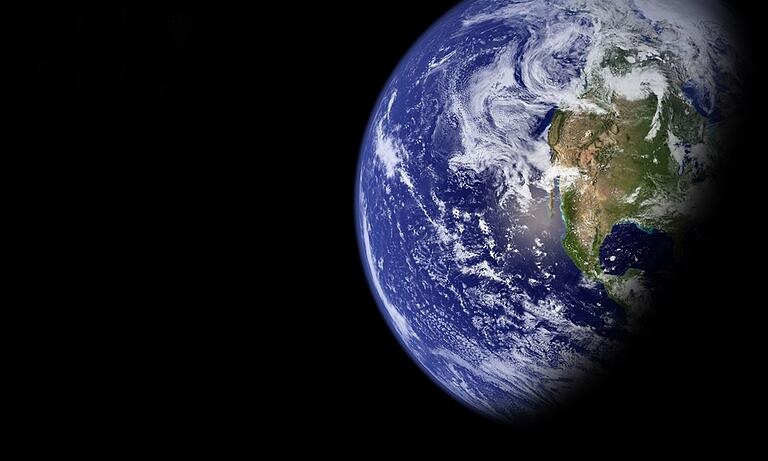
#> input picture img/tierra.jfif, 768 x 461 px
$ jupyter execute --allow-errors Wet_in_wet2.ipynb   (shell and % lines are left out)   (older library calls are emulated)
#> lines starting #> are read from the running program, lines starting #| are printed output that depends on the picture; after the words box and inside, x2 and y2 are one past the last pixel; in counts of white or black regions, pixels touching at a corner belong together
#> further down, src is the input picture: shape (461, 768, 3); mean B, G, R 42.2, 32.6, 31.1
#> `src=cv2.cvtColor(src,cv2.COLOR_BGR2LAB)`: src: shape (461, 768, 3); mean of channels 0, 1, 2 35.1, 130.3, 122.5
### funciones/Saliency2.py

import cv2
import numpy as np
import matplotlib.pyplot as plt

# [9 lines left out: function largest_contours_rect, not called in this run]
def openOperation(src):
    dst= src
    element = cv2.getStructuringElement(cv2.MORPH_RECT, (7, 7),
                                       (-1, -1))
    dst=cv2.erode(src,element, 3)
    dst=cv2.dilate(src,element, 3)

    return dst

def SaliencyDetection(image,numFloodFill=1):
    # initialize OpenCV's static fine grained saliency detector and
    # compute the saliency map
#> called with numFloodFill = 1
    image=image.astype('uint8')
    h,w=image.shape[0],image.shape[1]
#> h = 461; w = 768
    saliency = cv2.saliency.StaticSaliencyFineGrained_create()
    (success, saliencyMap) = saliency.computeSaliency(image)
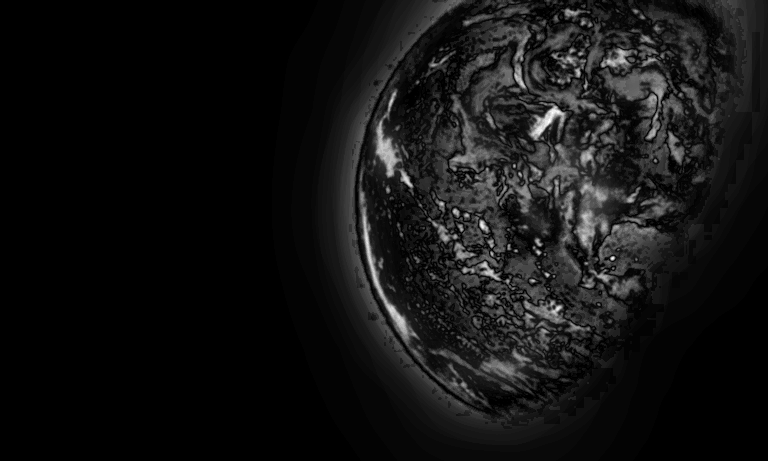
#> saliencyMap: shape (461, 768) float32; min 0, max 1, mean 0.0737
#> success = True

    # if we would like a *binary* map that we could process for contours,
    # compute convex hull's, extract bounding boxes, etc., we can
    # additionally threshold the saliency map
    saliencyMap=(255*saliencyMap).astype('uint8')

    #saliencyMap.convertTo(saliencyMap, cv.CV_8U, 255.0);

    t,threshMap=cv2.threshold(saliencyMap, 0, 255, cv2.THRESH_BINARY | cv2.THRESH_OTSU);
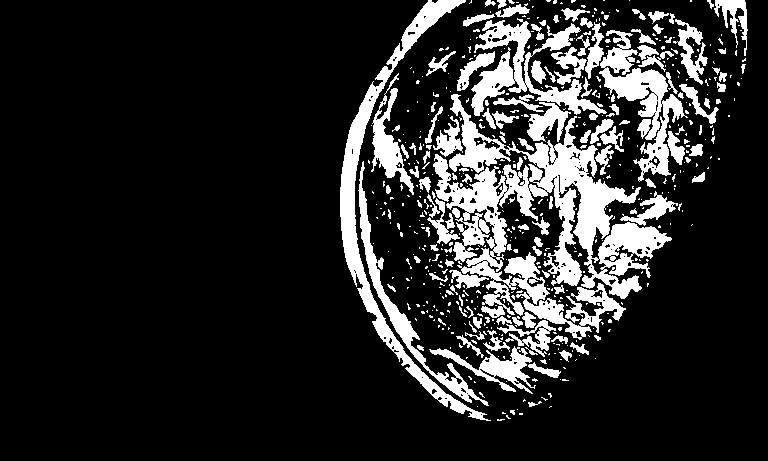
#> threshMap: shape (461, 768); 16.1% white; 572 white regions (440 under 20 px), largest, box (x1, y1, x2, y2) and area: (433, 94, 672, 340) 19610, (340, 0, 491, 421) 6206, (599, 30, 688, 182) 4172
#> t = 42
    #t,threshMap=cv2.threshold(saliencyMap, 150, 255, cv2.THRESH_BINARY| cv2.THRESH_OTSU );

    #opcion1:


    saliencyBinaryMap=openOperation(threshMap)
#> in openOperation, `dst=cv2.erode(src,element, 3)`:
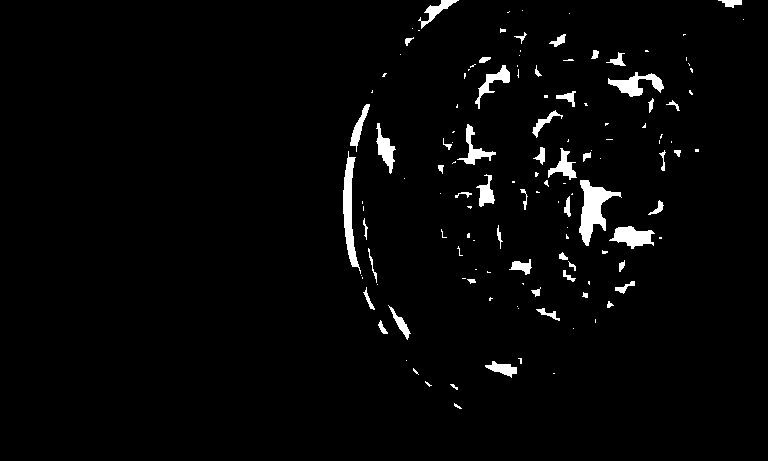
#> dst: shape (461, 768); 2.6% white; 131 white regions (77 under 20 px), largest, box (x1, y1, x2, y2) and area: (579, 180, 622, 246) 1179, (343, 151, 361, 274) 904, (608, 72, 664, 97) 614
#> in openOperation, `dst=cv2.dilate(src,element, 3)`:
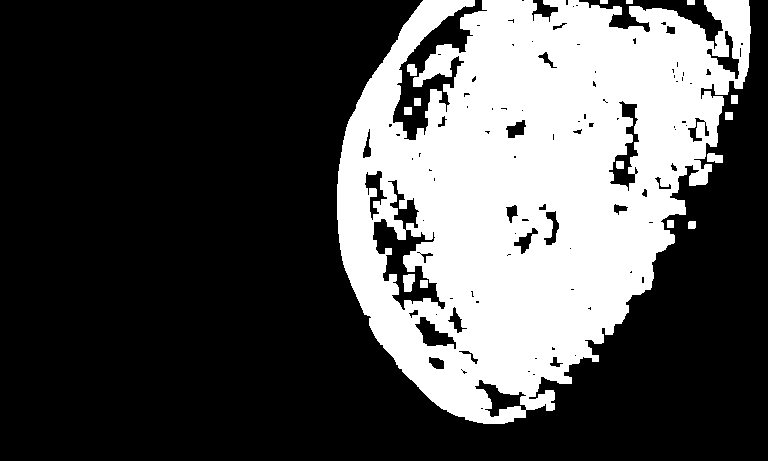
#> dst: shape (461, 768); 31.6% white; 15 white regions, largest, box (x1, y1, x2, y2) and area: (337, 0, 751, 424) 111025, (403, 274, 415, 292) 173, (707, 153, 723, 163) 134

    #plt.imshow(saliencyBinaryMap)

    saliencyBinaryMap=(255*saliencyBinaryMap).astype('uint8')
    saliencyBinaryMap[np.where(saliencyBinaryMap > 0)] = cv2.GC_FGD


    bgdModel = np.zeros((1,65),np.float64)
    fgdModel = np.zeros((1,65),np.float64)

    cv2.grabCut(image,saliencyBinaryMap,None,bgdModel,fgdModel,1,cv2. GC_INIT_WITH_MASK)

    cv2.grabCut(image,saliencyBinaryMap,None,bgdModel,fgdModel,4,cv2.GC_EVAL)

    openOperation(saliencyBinaryMap);
#> in openOperation (call 2), `dst=cv2.erode(src,element, 3)`:
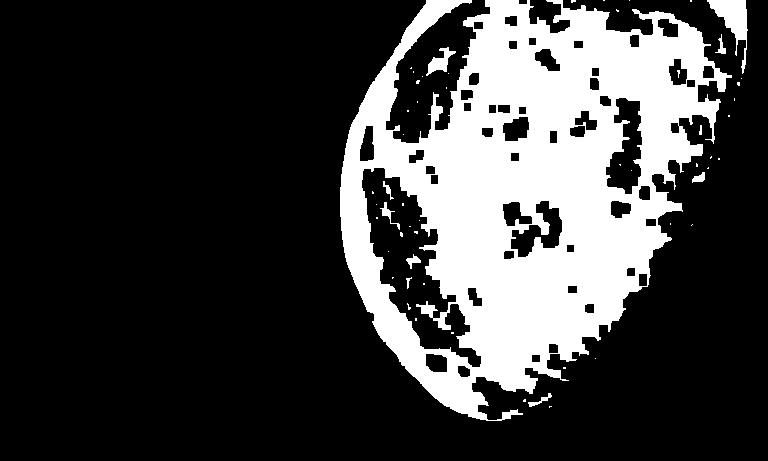
#> dst: shape (461, 768); values 0 (black) and 1 (white), 24.7% white; 56 white regions (45 under 20 px), largest, box (x1, y1, x2, y2) and area: (340, 0, 732, 421) 85094, (707, 0, 748, 74) 1089, (426, 47, 456, 76) 345
#> in openOperation (call 2), `dst=cv2.dilate(src,element, 3)`:
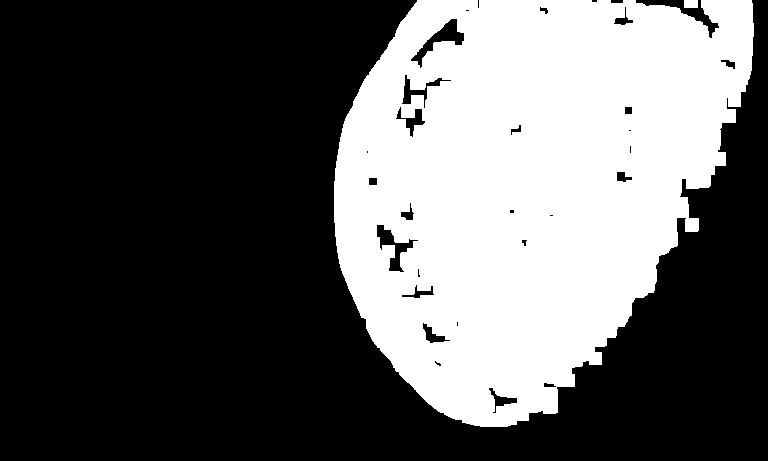
#> dst: shape (461, 768); values 0 (black) and 1 (white), 36.1% white; 2 white regions, box (x1, y1, x2, y2) and area: (334, 0, 754, 427) 127810, (684, 0, 698, 8) 112


    mask = np.zeros((h+2, w+2), np.uint8)

    # Floodfill from point (0, 0)
    for _ in range(numFloodFill):
        cv2.floodFill(saliencyBinaryMap, mask, (0,0), 255);
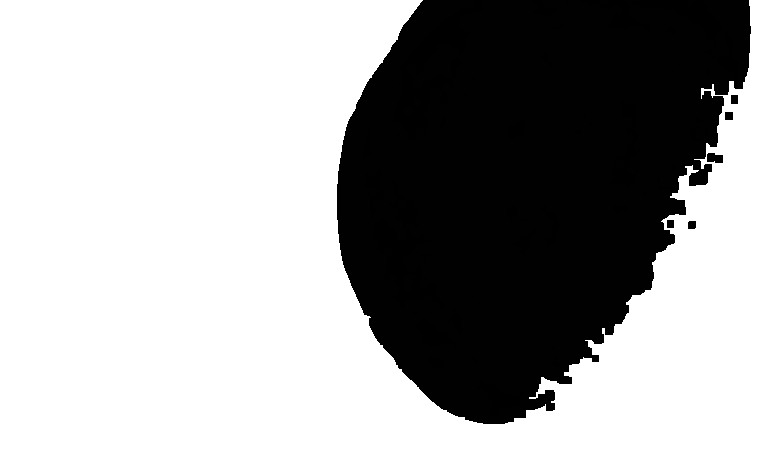
#> saliencyBinaryMap: shape (461, 768); min 0, max 255, mean 164.4

    #element = cv2.getStructuringElement(cv2.MORPH_RECT, (200, 200),(-1, -1))

    #cv2.dilate(saliencyBinaryMap,element, iterDil )

    return saliencyBinaryMap
    # [17 lines of commented-out code are left out]

def distanceField(mask):

    #Invertir máscara
    mask_inv=mask.copy()
    mask_inv[mask==0 ]=255
    mask_inv[mask==1]=0


    #Aplicar el distance Transformation: #nose si normalizo como quiero
    dt,l=cv2.distanceTransformWithLabels(mask_inv, cv2.DIST_L1, 2, labelType=cv2.DIST_LABEL_PIXEL)
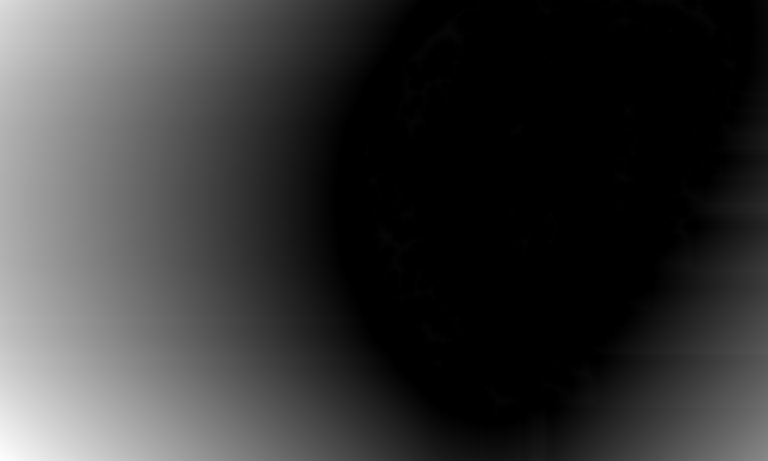
#> dt: shape (461, 768) float32; min 0, max 491, mean 105.7; drawn with min black and max white
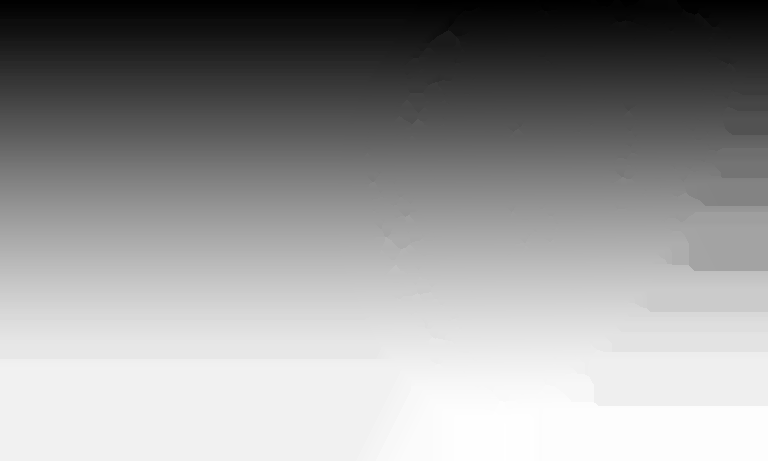
#> l: shape (461, 768) int32; min 1, max 112023, mean 66297.1; drawn with min black and max white
    #print(np.unique(dt))


    dt_n=dt/np.max(dt)  #cv2.normalize(dt,0,1,cv2.NORM_INF)


    dt_n_filtered = cv2.GaussianBlur(dt_n,(5,5),5) #raro nose si esta bien


    return dt_n_filtered

def SaliencyDistanceField(image, numFloodFill=1,graph=True):
    #opcion 1
    mask=SaliencyDetection(image,numFloodFill)

    #opcion2:
    #_,mask=SaliencyDetection(image)

    dt=distanceField(mask)

    if graph:


        plt.figure(figsize=(20,20))
        plt.subplot(1,2,1)
        plt.title('Saliency Detection')
        plt.imshow(mask, cmap='gray')
        plt.axis('off')

        plt.subplot(1,2,2)
        plt.title('Distance Field')
        plt.imshow(dt, cmap='gray')
        plt.axis('off')

        plt.show()


    return dt


### Wet_in_wet2.ipynb
[cell 1]
import numpy as np
from matplotlib import pyplot as plt
import imageio
import cv2
import os


from funciones.Saliency2 import *
from funciones.abs2 import *

#> (a cell that did not finish here is left out)

[cell 3]
#src=cv2.imread('img/torre.png')
#src=cv2.imread('img/tigre.jpg')
src=cv2.imread('img/tierra.jfif')

#src=cv2.imread('img/gregory.jpg')
#src=cv2.imread('img/doctor_who.jfif')
#src=cv2.resize(src,(src.shape[1] *4//8,src.shape[0] *4//8))

src_RGB=cv2.cvtColor(src,cv2.COLOR_BGR2RGB)
plt.figure()
plt.imshow(src_RGB)

src=cv2.cvtColor(src,cv2.COLOR_BGR2LAB)

saliency=SaliencyDetection(src,1)
d=SaliencyDistanceField(src,1, graph=False)

#out_abs=abstraction_v2(src,saliency,d,graph=True,hs=3,hr=3.5)

#out_wet=wet_in_wet(out_abs,d, maxDis=5, kLim=15, graph=True)

[cell 4]
plt.imshow(src)

#> (a cell that did not finish here is left out)

#> (a cell that did not finish here is left out)

#> (a cell that did not finish here is left out)

[cell 8]
print(540-190)

$ run again, with img/tigre.jpg saved as img/tierra.jfif
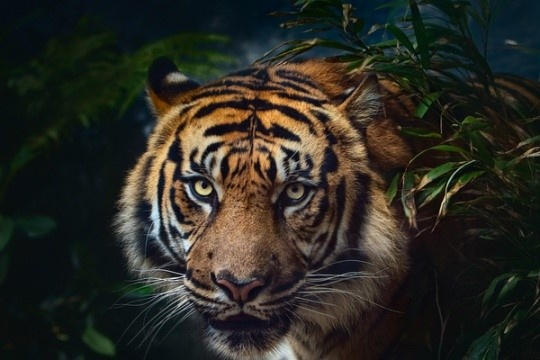
#> input picture img/tigre.jpg, 540 x 360 px
#> src is the input picture: shape (360, 540, 3); mean B, G, R 35.7, 42.6, 43.5
#> src: shape (360, 540, 3); mean of channels 0, 1, 2 42.8, 127.7, 132.3
#> success = True
#> in SaliencyDetection, `t,threshMap=cv2.threshold(saliencyMap, 0, 255, cv2.THRESH_BINARY | cv2..`:
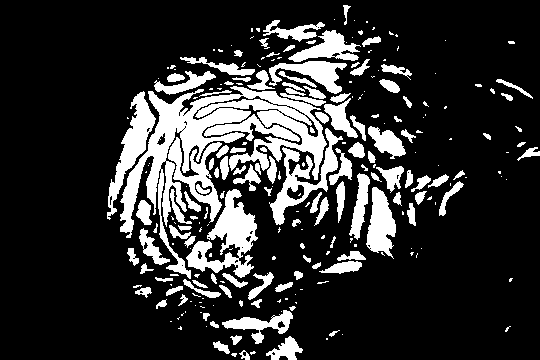
#> threshMap: shape (360, 540); 19.2% white; 252 white regions (129 under 20 px), largest, box (x1, y1, x2, y2) and area: (120, 86, 327, 279) 9636, (186, 189, 258, 278) 2628, (269, 128, 343, 225) 1841
#> t = 59
#> in distanceField, `dt,l=cv2.distanceTransformWithLabels(mask_inv, cv2.DIST_L1, 2, labelTy..`:
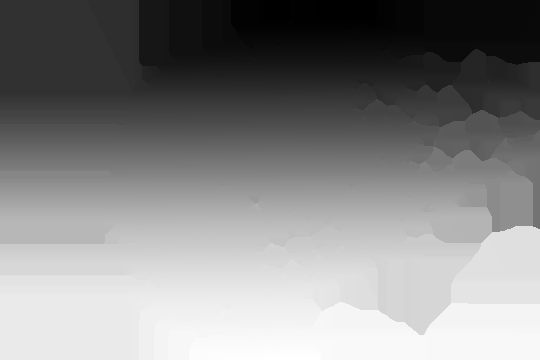
#> l: shape (360, 540) int32; min 1, max 73721, mean 38687; drawn with min black and max white
